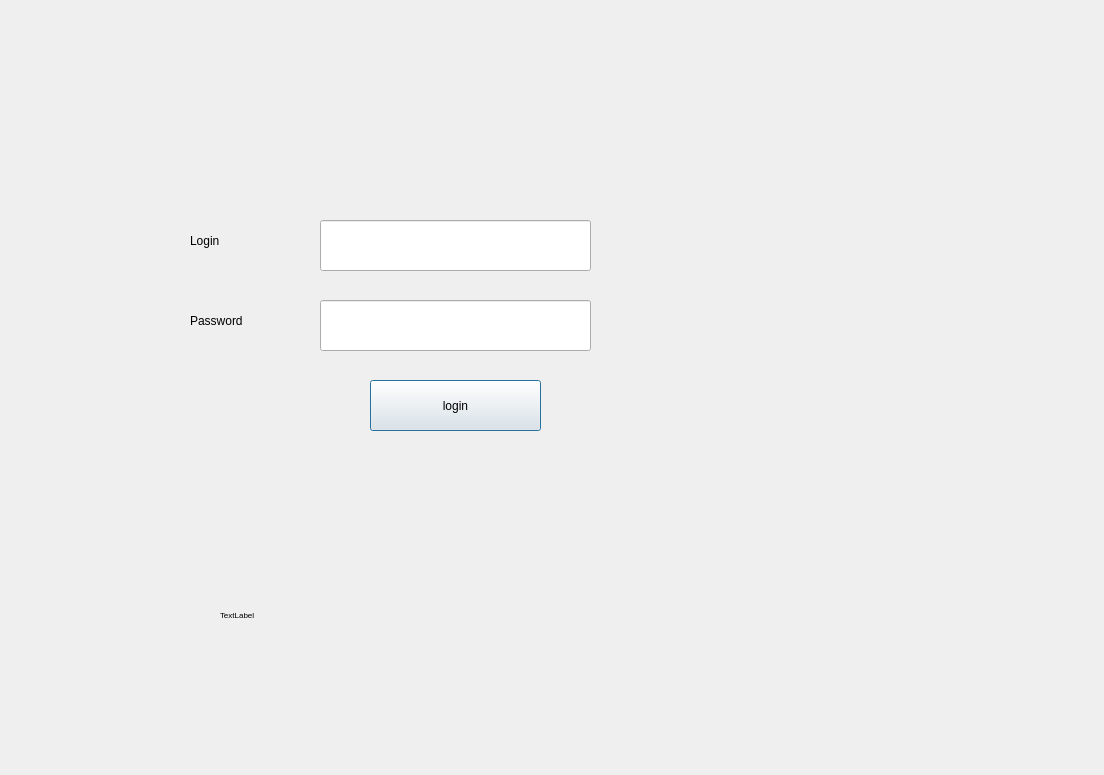
<?xml version="1.0" encoding="UTF-8"?>
<ui version="4.0">
 <class>login</class>
 <widget class="QDialog" name="login">
  <property name="geometry">
   <rect>
    <x>0</x>
    <y>0</y>
    <width>1104</width>
    <height>775</height>
   </rect>
  </property>
  <property name="windowTitle">
   <string>Dialog</string>
  </property>
  <widget class="QLineEdit" name="lineEdit">
   <property name="geometry">
    <rect>
     <x>320</x>
     <y>220</y>
     <width>271</width>
     <height>51</height>
    </rect>
   </property>
  </widget>
  <widget class="QLineEdit" name="lineEdit_2">
   <property name="geometry">
    <rect>
     <x>320</x>
     <y>300</y>
     <width>271</width>
     <height>51</height>
    </rect>
   </property>
  </widget>
  <widget class="QPushButton" name="login_2">
   <property name="geometry">
    <rect>
     <x>370</x>
     <y>380</y>
     <width>171</width>
     <height>51</height>
    </rect>
   </property>
   <property name="text">
    <string>login</string>
   </property>
  </widget>
  <widget class="QLabel" name="label">
   <property name="geometry">
    <rect>
     <x>190</x>
     <y>210</y>
     <width>101</width>
     <height>61</height>
    </rect>
   </property>
   <property name="text">
    <string>Login</string>
   </property>
  </widget>
  <widget class="QLabel" name="label_2">
   <property name="geometry">
    <rect>
     <x>190</x>
     <y>290</y>
     <width>101</width>
     <height>61</height>
    </rect>
   </property>
   <property name="text">
    <string>Password</string>
   </property>
  </widget>
  <widget class="QLabel" name="label_3">
   <property name="geometry">
    <rect>
     <x>220</x>
     <y>590</y>
     <width>571</width>
     <height>51</height>
    </rect>
   </property>
   <property name="text">
    <string>&lt;html&gt;&lt;head/&gt;&lt;body&gt;&lt;p&gt;&lt;span style=&quot; font-size:6pt; color:#000000;&quot;&gt;TextLabel&lt;/span&gt;&lt;/p&gt;&lt;/body&gt;&lt;/html&gt;</string>
   </property>
  </widget>
 </widget>
 <resources/>
 <connections/>
</ui>
